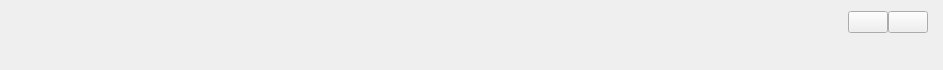
            <widget class="QWidget" name="widget_title" native="true">
             <property name="minimumSize">
              <size>
               <width>0</width>
               <height>70</height>
              </size>
             </property>
             <property name="maximumSize">
              <size>
               <width>16777215</width>
               <height>70</height>
              </size>
             </property>
             <property name="autoFillBackground">
              <bool>false</bool>
             </property>
             <property name="styleSheet">
              <string notr="true"/>
             </property>
             <layout class="QGridLayout" name="gridLayout_10">
              <property name="leftMargin">
               <number>25</number>
              </property>
              <property name="rightMargin">
               <number>15</number>
              </property>
              <property name="spacing">
               <number>0</number>
              </property>
              <item row="1" column="2">
               <spacer name="verticalSpacer_minimize">
                <property name="orientation">
                 <enum>Qt::Vertical</enum>
                </property>
                <property name="sizeHint" stdset="0">
                 <size>
                  <width>20</width>
                  <height>11</height>
                 </size>
                </property>
               </spacer>
              </item>
              <item row="0" column="2">
               <widget class="QPushButton" name="pushButton_minimize">
                <property name="cursor">
                 <cursorShape>ArrowCursor</cursorShape>
                </property>
                <property name="text">
                 <string/>
                </property>
                <property name="icon">
                 <iconset resource="../Paninda Pro/resource.qrc">
                  <normaloff>:/icons/Icons/title_bar/minimize.png</normaloff>:/icons/Icons/title_bar/minimize.png</iconset>
                </property>
                <property name="iconSize">
                 <size>
                  <width>30</width>
                  <height>30</height>
                 </size>
                </property>
                <property name="checkable">
                 <bool>true</bool>
                </property>
                <property name="checked">
                 <bool>false</bool>
                </property>
                <property name="autoRepeat">
                 <bool>false</bool>
                </property>
                <property name="autoExclusive">
                 <bool>true</bool>
                </property>
                <property name="autoDefault">
                 <bool>false</bool>
                </property>
               </widget>
              </item>
              <item row="0" column="1" rowspan="2">
               <spacer name="horizontalSpacer_title">
                <property name="orientation">
                 <enum>Qt::Horizontal</enum>
                </property>
                <property name="sizeHint" stdset="0">
                 <size>
                  <width>623</width>
                  <height>20</height>
                 </size>
                </property>
               </spacer>
              </item>
              <item row="0" column="0" rowspan="2">
               <widget class="QLabel" name="title">
                <property name="minimumSize">
                 <size>
                  <width>200</width>
                  <height>40</height>
                 </size>
                </property>
                <property name="maximumSize">
                 <size>
                  <width>150</width>
                  <height>30</height>
                 </size>
                </property>
                <property name="text">
                 <string/>
                </property>
                <property name="pixmap">
                 <pixmap resource="../Paninda Pro/resource.qrc">:/icons/Icons/3d/logo.png</pixmap>
                </property>
                <property name="scaledContents">
                 <bool>true</bool>
                </property>
               </widget>
              </item>
              <item row="1" column="3">
               <spacer name="verticalSpacer_close">
                <property name="orientation">
                 <enum>Qt::Vertical</enum>
                </property>
                <property name="sizeHint" stdset="0">
                 <size>
                  <width>20</width>
                  <height>11</height>
                 </size>
                </property>
               </spacer>
              </item>
              <item row="0" column="3">
               <widget class="QPushButton" name="pushButton_close">
                <property name="cursor">
                 <cursorShape>ArrowCursor</cursorShape>
                </property>
                <property name="text">
                 <string/>
                </property>
                <property name="icon">
                 <iconset>
                  <activeoff>:/icons/Icons/title_bar/close.png</activeoff>
                  <activeon>:/icons/Icons/title_bar/close_clicked.png</activeon>
                 </iconset>
                </property>
                <property name="iconSize">
                 <size>
                  <width>30</width>
                  <height>30</height>
                 </size>
                </property>
                <property name="checkable">
                 <bool>true</bool>
                </property>
                <property name="checked">
                 <bool>false</bool>
                </property>
                <property name="autoRepeat">
                 <bool>false</bool>
                </property>
                <property name="autoExclusive">
                 <bool>true</bool>
                </property>
                <property name="autoDefault">
                 <bool>false</bool>
                </property>
               </widget>
              </item>
             </layout>
            </widget>
